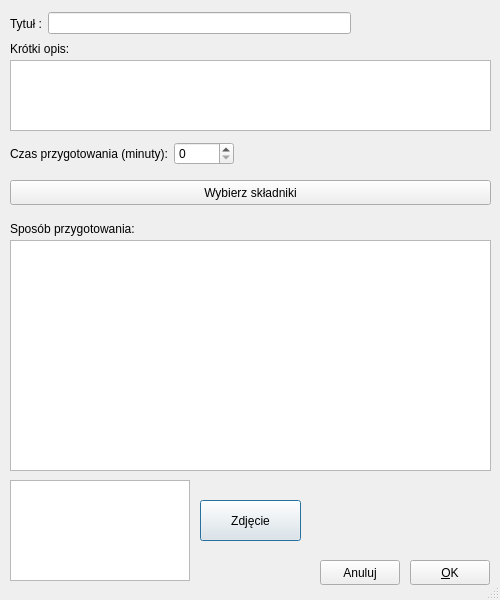
<?xml version="1.0" encoding="UTF-8"?>
<ui version="4.0">
 <class>dodajPrzepis</class>
 <widget class="QDialog" name="dodajPrzepis">
  <property name="windowModality">
   <enum>Qt::WindowModal</enum>
  </property>
  <property name="geometry">
   <rect>
    <x>0</x>
    <y>0</y>
    <width>500</width>
    <height>600</height>
   </rect>
  </property>
  <property name="sizePolicy">
   <sizepolicy hsizetype="Preferred" vsizetype="Preferred">
    <horstretch>0</horstretch>
    <verstretch>0</verstretch>
   </sizepolicy>
  </property>
  <property name="minimumSize">
   <size>
    <width>500</width>
    <height>600</height>
   </size>
  </property>
  <property name="maximumSize">
   <size>
    <width>500</width>
    <height>600</height>
   </size>
  </property>
  <property name="windowTitle">
   <string>Dodawanie nowego przepisu</string>
  </property>
  <property name="windowIcon">
   <iconset resource="resources.qrc">
    <normaloff>:/img/Resources/plus.png</normaloff>:/img/Resources/plus.png</iconset>
  </property>
  <property name="locale">
   <locale language="Polish" country="Poland"/>
  </property>
  <property name="sizeGripEnabled">
   <bool>true</bool>
  </property>
  <widget class="QWidget" name="layoutWidget_2">
   <property name="geometry">
    <rect>
     <x>10</x>
     <y>140</y>
     <width>224</width>
     <height>28</height>
    </rect>
   </property>
   <layout class="QHBoxLayout" name="horizontalLayout_3">
    <item>
     <widget class="QLabel" name="label_3">
      <property name="text">
       <string>Czas przygotowania (minuty):</string>
      </property>
     </widget>
    </item>
    <item>
     <widget class="QSpinBox" name="minuty">
      <property name="maximum">
       <number>180</number>
      </property>
     </widget>
    </item>
   </layout>
  </widget>
  <widget class="QTextEdit" name="opis">
   <property name="geometry">
    <rect>
     <x>10</x>
     <y>60</y>
     <width>481</width>
     <height>71</height>
    </rect>
   </property>
  </widget>
  <widget class="QTextEdit" name="przygotowanie">
   <property name="geometry">
    <rect>
     <x>10</x>
     <y>240</y>
     <width>481</width>
     <height>231</height>
    </rect>
   </property>
  </widget>
  <widget class="QGraphicsView" name="graphicsView">
   <property name="geometry">
    <rect>
     <x>10</x>
     <y>480</y>
     <width>180</width>
     <height>101</height>
    </rect>
   </property>
  </widget>
  <widget class="QPushButton" name="ZdjecieButton">
   <property name="geometry">
    <rect>
     <x>200</x>
     <y>500</y>
     <width>101</width>
     <height>41</height>
    </rect>
   </property>
   <property name="text">
    <string>Zdjęcie</string>
   </property>
  </widget>
  <widget class="QPushButton" name="pushButton_3">
   <property name="geometry">
    <rect>
     <x>10</x>
     <y>180</y>
     <width>481</width>
     <height>25</height>
    </rect>
   </property>
   <property name="text">
    <string>Wybierz składniki</string>
   </property>
  </widget>
  <widget class="QWidget" name="layoutWidget">
   <property name="geometry">
    <rect>
     <x>10</x>
     <y>10</y>
     <width>341</width>
     <height>27</height>
    </rect>
   </property>
   <layout class="QHBoxLayout" name="horizontalLayout">
    <item>
     <widget class="QLabel" name="label">
      <property name="text">
       <string>Tytuł :</string>
      </property>
     </widget>
    </item>
    <item>
     <widget class="QLineEdit" name="tytul"/>
    </item>
   </layout>
  </widget>
  <widget class="QLabel" name="label_2">
   <property name="geometry">
    <rect>
     <x>10</x>
     <y>40</y>
     <width>61</width>
     <height>17</height>
    </rect>
   </property>
   <property name="text">
    <string>Krótki opis:</string>
   </property>
  </widget>
  <widget class="QLabel" name="label_5">
   <property name="geometry">
    <rect>
     <x>10</x>
     <y>220</y>
     <width>129</width>
     <height>17</height>
    </rect>
   </property>
   <property name="text">
    <string>Sposób przygotowania:</string>
   </property>
  </widget>
  <widget class="QPushButton" name="OKButton">
   <property name="geometry">
    <rect>
     <x>410</x>
     <y>560</y>
     <width>80</width>
     <height>25</height>
    </rect>
   </property>
   <property name="text">
    <string>&amp;OK</string>
   </property>
  </widget>
  <widget class="QPushButton" name="AnulujButton">
   <property name="geometry">
    <rect>
     <x>320</x>
     <y>560</y>
     <width>80</width>
     <height>25</height>
    </rect>
   </property>
   <property name="text">
    <string>Anuluj</string>
   </property>
  </widget>
  <zorder>label_2</zorder>
  <zorder>label_5</zorder>
  <zorder>layoutWidget</zorder>
  <zorder>layoutWidget_2</zorder>
  <zorder>opis</zorder>
  <zorder>przygotowanie</zorder>
  <zorder>graphicsView</zorder>
  <zorder>ZdjecieButton</zorder>
  <zorder>pushButton_3</zorder>
  <zorder>OKButton</zorder>
  <zorder>AnulujButton</zorder>
 </widget>
 <resources>
  <include location="resources.qrc"/>
 </resources>
 <connections/>
</ui>
